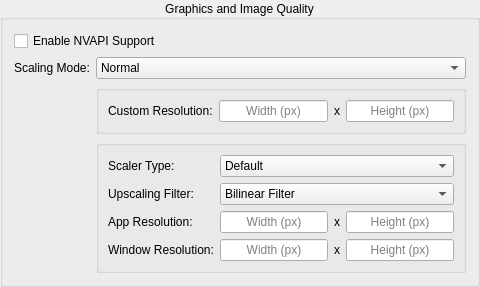
        <widget class="QGroupBox" name="performanceGroup">
         <property name="title">
          <string>Graphics and Image Quality</string>
         </property>
         <property name="alignment">
          <set>Qt::AlignmentFlag::AlignCenter</set>
         </property>
         <layout class="QGridLayout" name="gridLayout_3" rowstretch="0,0,0,0,0,0">
          <item row="2" column="1">
           <widget class="QComboBox" name="setScalingBox">
            <property name="whatsThis">
             <string>&lt;html&gt;&lt;head/&gt;&lt;body&gt;&lt;p&gt;Select the method of scaling the image of the application. Some versions of Proton supports various different types of image scaling for fullscreen applications only; otherwise, &lt;a href=&quot;https://github.com/ValveSoftware/gamescope?tab=readme-ov-file#gamescope-the-micro-compositor-formerly-known-as-steamcompmgr&quot;&gt;&lt;span style=&quot; text-decoration: underline; color:#8ab4f8;&quot;&gt;Gamescope&lt;/span&gt;&lt;/a&gt; (if installed) can be used for more scaling options, as well as forcing games into an effective borderless windowed mode, regardless of display.&lt;/p&gt;&lt;p&gt;It should be noted that all Proton runners uses a rendering hack to scale fullscreen applications to your display resolution, regardless of the resolution setting used in-game.&lt;/p&gt;&lt;p&gt;&lt;span style=&quot; font-weight:700;&quot;&gt;Only Proton-GE has support for &lt;/span&gt;&lt;span style=&quot; font-weight:700; font-style:italic;&quot;&gt;AMD FSR 1&lt;/span&gt;&lt;span style=&quot; font-weight:700;&quot;&gt; scaling modes.&lt;/span&gt;&lt;/p&gt;&lt;p&gt;If unsure, select &lt;span style=&quot; font-style:italic;&quot;&gt;Normal.&lt;/span&gt;&lt;/p&gt;&lt;/body&gt;&lt;/html&gt;</string>
            </property>
            <property name="accessibleName">
             <string>Proton Scaling Mode</string>
            </property>
            <property name="isFor" stdset="0">
             <string>ScalingMode</string>
            </property>
            <item>
             <property name="text">
              <string>Normal</string>
             </property>
            </item>
            <item>
             <property name="text">
              <string>Integer Scaling</string>
             </property>
            </item>
            <item>
             <property name="text">
              <string>AMD FSR 1 - Performance</string>
             </property>
            </item>
            <item>
             <property name="text">
              <string>AMD FSR 1 - Balanced</string>
             </property>
            </item>
            <item>
             <property name="text">
              <string>AMD FSR 1 - Quality</string>
             </property>
            </item>
            <item>
             <property name="text">
              <string>AMD FSR 1 - High Quality</string>
             </property>
            </item>
            <item>
             <property name="text">
              <string>AMD FSR 1 - Higher Quality</string>
             </property>
            </item>
            <item>
             <property name="text">
              <string>AMD FSR 1 - Highest Quality</string>
             </property>
            </item>
            <item>
             <property name="text">
              <string>AMD FSR 1 - Custom Resolution</string>
             </property>
            </item>
            <item>
             <property name="text">
              <string>Gamescope - Windowed</string>
             </property>
            </item>
            <item>
             <property name="text">
              <string>Gamescope - Borderless</string>
             </property>
            </item>
            <item>
             <property name="text">
              <string>Gamescope - Fullscreen</string>
             </property>
            </item>
           </widget>
          </item>
          <item row="5" column="0" colspan="2">
           <spacer name="verticalSpacer">
            <property name="orientation">
             <enum>Qt::Orientation::Vertical</enum>
            </property>
            <property name="sizeHint" stdset="0">
             <size>
              <width>20</width>
              <height>0</height>
             </size>
            </property>
           </spacer>
          </item>
          <item row="4" column="1">
           <widget class="QGroupBox" name="gamescopeSection">
            <layout class="QGridLayout" name="gamescopeStuff" columnstretch="1,0,0,0">
             <item row="0" column="1" colspan="3">
              <widget class="QComboBox" name="gamescopeSetScalerBox">
               <property name="whatsThis">
                <string>&lt;html&gt;&lt;head/&gt;&lt;body&gt;&lt;p&gt;When using Gamescope, this sets the method it uses to scale the image to the desired display resolution.&lt;/p&gt;&lt;p&gt;&lt;span style=&quot; font-style:italic;&quot;&gt;Normal, Integer Scaling,&lt;/span&gt; and &lt;span style=&quot; font-style:italic;&quot;&gt;Scale to Fit&lt;/span&gt; all maintain aspect ratio.&lt;br/&gt;&lt;span style=&quot; font-style:italic;&quot;&gt;Scale to Fill&lt;/span&gt; will crop the image until the entire screen is filled.&lt;br/&gt;&lt;span style=&quot; font-style:italic;&quot;&gt;Stretch to Fill&lt;/span&gt; will stretch the image, regardless of aspect ratio, until the entire screen is filled.&lt;/p&gt;&lt;/body&gt;&lt;/html&gt;</string>
               </property>
               <property name="accessibleName">
                <string>Gamescope Scaler Type</string>
               </property>
               <property name="isFor" stdset="0">
                <string>GamescopeScaler</string>
               </property>
               <item>
                <property name="text">
                 <string>Default</string>
                </property>
               </item>
               <item>
                <property name="text">
                 <string>Integer Scaling</string>
                </property>
               </item>
               <item>
                <property name="text">
                 <string>Scale to Fit</string>
                </property>
               </item>
               <item>
                <property name="text">
                 <string>Scale to Fill</string>
                </property>
               </item>
               <item>
                <property name="text">
                 <string>Stretch Image</string>
                </property>
               </item>
              </widget>
             </item>
             <item row="3" column="0">
              <widget class="QLabel" name="label_10">
               <property name="text">
                <string>Window Resolution:</string>
               </property>
              </widget>
             </item>
             <item row="2" column="3">
              <widget class="QLineEdit" name="gamescopeAppHeight">
               <property name="whatsThis">
                <string>&lt;!DOCTYPE HTML PUBLIC &quot;-//W3C//DTD HTML 4.0//EN&quot; &quot;http://www.w3.org/TR/REC-html40/strict.dtd&quot;&gt;
&lt;html&gt;&lt;head&gt;&lt;meta name=&quot;qrichtext&quot; content=&quot;1&quot; /&gt;&lt;meta charset=&quot;utf-8&quot; /&gt;&lt;style type=&quot;text/css&quot;&gt;
p, li { white-space: pre-wrap; }
hr { height: 1px; border-width: 0; }
li.unchecked::marker { content: &quot;\2610&quot;; }
li.checked::marker { content: &quot;\2612&quot;; }
&lt;/style&gt;&lt;/head&gt;&lt;body style=&quot; font-family:'Roboto'; font-size:10pt; font-weight:400; font-style:normal;&quot;&gt;
&lt;p style=&quot; margin-top:12px; margin-bottom:12px; margin-left:0px; margin-right:0px; -qt-block-indent:0; text-indent:0px;&quot;&gt;This sets the effective resolution that Gamescope reports to the game - in other words, a forced &lt;span style=&quot; font-style:italic;&quot;&gt;render resolution.&lt;/span&gt;&lt;/p&gt;&lt;/body&gt;&lt;/html&gt;</string>
               </property>
               <property name="accessibleName">
                <string>Gamescope App Resolution (Height)</string>
               </property>
               <property name="maxLength">
                <number>8</number>
               </property>
               <property name="alignment">
                <set>Qt::AlignmentFlag::AlignCenter</set>
               </property>
               <property name="placeholderText">
                <string>Height (px)</string>
               </property>
               <property name="isFor" stdset="0">
                <string>GamescopeOutResH</string>
               </property>
              </widget>
             </item>
             <item row="0" column="0">
              <widget class="QLabel" name="label_6">
               <property name="text">
                <string>Scaler Type:</string>
               </property>
              </widget>
             </item>
             <item row="1" column="1" colspan="3">
              <widget class="QComboBox" name="gamescopeSetUpscalingBox">
               <property name="whatsThis">
                <string>&lt;html&gt;&lt;head/&gt;&lt;body&gt;&lt;p&gt;When using Gamescope, this sets the filter it will apply to the image output.&lt;/p&gt;&lt;p&gt;&lt;span style=&quot; font-style:italic;&quot;&gt;AMD FSR&lt;/span&gt; will work for all GPUs, while &lt;span style=&quot; font-style:italic;&quot;&gt;NVIDIA Image Scaling&lt;/span&gt;&lt;span style=&quot; font-weight:700;&quot;&gt;requires an NVIDIA GPU running the NVIDIA Proprietary Driver (either &lt;/span&gt;&lt;span style=&quot; font-weight:700; font-style:italic;&quot;&gt;Binary&lt;/span&gt;&lt;span style=&quot; font-weight:700;&quot;&gt; or &lt;/span&gt;&lt;span style=&quot; font-weight:700; font-style:italic;&quot;&gt;Open Kernel Module&lt;/span&gt;&lt;span style=&quot; font-weight:700;&quot;&gt; distributions).&lt;/span&gt;&lt;/p&gt;&lt;/body&gt;&lt;/html&gt;</string>
               </property>
               <property name="accessibleName">
                <string>Gamescope Upscaling Filter</string>
               </property>
               <property name="isFor" stdset="0">
                <string>GamescopeFilter</string>
               </property>
               <item>
                <property name="text">
                 <string>Bilinear Filter</string>
                </property>
               </item>
               <item>
                <property name="text">
                 <string>Nearest Neighbor</string>
                </property>
               </item>
               <item>
                <property name="text">
                 <string>AMD FSR 1</string>
                </property>
               </item>
               <item>
                <property name="text">
                 <string>NVIDIA Image Scaling</string>
                </property>
               </item>
               <item>
                <property name="text">
                 <string>Pixel</string>
                </property>
               </item>
              </widget>
             </item>
             <item row="2" column="2">
              <widget class="QLabel" name="label_9">
               <property name="text">
                <string>x</string>
               </property>
              </widget>
             </item>
             <item row="2" column="0">
              <widget class="QLabel" name="label_8">
               <property name="text">
                <string>App Resolution:</string>
               </property>
              </widget>
             </item>
             <item row="2" column="1">
              <widget class="QLineEdit" name="gamescopeAppWidth">
               <property name="whatsThis">
                <string>&lt;html&gt;&lt;head/&gt;&lt;body&gt;&lt;p&gt;This sets the effective resolution that Gamescope reports to the game - in other words, a forced &lt;span style=&quot; font-style:italic;&quot;&gt;render resolution.&lt;/span&gt;&lt;/p&gt;&lt;/body&gt;&lt;/html&gt;</string>
               </property>
               <property name="accessibleName">
                <string>Gamescope App Resolution (Width)</string>
               </property>
               <property name="maxLength">
                <number>8</number>
               </property>
               <property name="alignment">
                <set>Qt::AlignmentFlag::AlignCenter</set>
               </property>
               <property name="placeholderText">
                <string>Width (px)</string>
               </property>
               <property name="isFor" stdset="0">
                <string>GamescopeOutResW</string>
               </property>
              </widget>
             </item>
             <item row="1" column="0">
              <widget class="QLabel" name="label_7">
               <property name="text">
                <string>Upscaling Filter:</string>
               </property>
              </widget>
             </item>
             <item row="3" column="3">
              <widget class="QLineEdit" name="gamescopeWindowHeight">
               <property name="whatsThis">
                <string>&lt;html&gt;&lt;head/&gt;&lt;body&gt;&lt;p&gt;This sets the resolution of the Gamescope output window. If both fields are unset, Gamescope will default to the &lt;span style=&quot; font-style:italic;&quot;&gt;App Resolution&lt;/span&gt; for the window size.&lt;/p&gt;&lt;/body&gt;&lt;/html&gt;</string>
               </property>
               <property name="accessibleName">
                <string>Gamescope Window Resolution (Height) [*Optional]</string>
               </property>
               <property name="maxLength">
                <number>8</number>
               </property>
               <property name="alignment">
                <set>Qt::AlignmentFlag::AlignCenter</set>
               </property>
               <property name="placeholderText">
                <string>Height (px)</string>
               </property>
               <property name="clearButtonEnabled">
                <bool>true</bool>
               </property>
               <property name="isFor" stdset="0">
                <string>GamescopeWinResH</string>
               </property>
              </widget>
             </item>
             <item row="3" column="2">
              <widget class="QLabel" name="label_11">
               <property name="text">
                <string>x</string>
               </property>
              </widget>
             </item>
             <item row="3" column="1">
              <widget class="QLineEdit" name="gamescopeWindowWidth">
               <property name="whatsThis">
                <string>&lt;html&gt;&lt;head/&gt;&lt;body&gt;&lt;p&gt;This sets the resolution of the Gamescope output window. If both fields are unset, Gamescope will default to the &lt;span style=&quot; font-style:italic;&quot;&gt;App Resolution&lt;/span&gt; for the window size.&lt;/p&gt;&lt;/body&gt;&lt;/html&gt;</string>
               </property>
               <property name="accessibleName">
                <string>Gamescope Window Resolution (Width) [*Optional]</string>
               </property>
               <property name="maxLength">
                <number>8</number>
               </property>
               <property name="alignment">
                <set>Qt::AlignmentFlag::AlignCenter</set>
               </property>
               <property name="placeholderText">
                <string>Width (px)</string>
               </property>
               <property name="clearButtonEnabled">
                <bool>true</bool>
               </property>
               <property name="isFor" stdset="0">
                <string>GamescopeWinResW</string>
               </property>
              </widget>
             </item>
            </layout>
           </widget>
          </item>
          <item row="3" column="1">
           <widget class="QGroupBox" name="fsrSection">
            <property name="whatsThis">
             <string>&lt;html&gt;&lt;head/&gt;&lt;body&gt;&lt;p&gt;If using the FSR Custom Mode, this sets the screen resolution that is reported to the application. This can be used for more precise rendering resolutions, or for use with games that expects a non-standard resolution, and will crash if it's not detected - examples of the latter include several Sega arcade game dumps, which often demands resolutions of either &lt;span style=&quot; font-style:italic;&quot;&gt;1360x768&lt;/span&gt; or &lt;span style=&quot; font-style:italic;&quot;&gt;1024x600.&lt;/span&gt;&lt;/p&gt;&lt;/body&gt;&lt;/html&gt;</string>
            </property>
            <property name="accessibleName">
             <string>FSR Custom Resolution</string>
            </property>
            <layout class="QGridLayout" name="gridLayout_10">
             <item row="0" column="0">
              <widget class="QLabel" name="label_12">
               <property name="text">
                <string>Custom Resolution:</string>
               </property>
              </widget>
             </item>
             <item row="0" column="1">
              <widget class="QLineEdit" name="fsrCustomW">
               <property name="maxLength">
                <number>8</number>
               </property>
               <property name="alignment">
                <set>Qt::AlignmentFlag::AlignCenter</set>
               </property>
               <property name="placeholderText">
                <string>Width (px)</string>
               </property>
               <property name="isFor" stdset="0">
                <string>FSRcustomResW</string>
               </property>
              </widget>
             </item>
             <item row="0" column="2">
              <widget class="QLabel" name="label_3">
               <property name="text">
                <string>x</string>
               </property>
              </widget>
             </item>
             <item row="0" column="3">
              <widget class="QLineEdit" name="fsrCustomH">
               <property name="maxLength">
                <number>8</number>
               </property>
               <property name="alignment">
                <set>Qt::AlignmentFlag::AlignCenter</set>
               </property>
               <property name="placeholderText">
                <string>Height (px)</string>
               </property>
               <property name="isFor" stdset="0">
                <string>FSRcustomResH</string>
               </property>
              </widget>
             </item>
            </layout>
           </widget>
          </item>
          <item row="2" column="0">
           <widget class="QLabel" name="label">
            <property name="text">
             <string>Scaling Mode:</string>
            </property>
           </widget>
          </item>
          <item row="1" column="0" colspan="2">
           <widget class="QCheckBox" name="toggleNVAPI">
            <property name="whatsThis">
             <string>&lt;html&gt;&lt;head/&gt;&lt;body&gt;&lt;p&gt;This enables support for &lt;a href=&quot;https://github.com/jp7677/dxvk-nvapi?tab=readme-ov-file#dxvk-nvapi&quot;&gt;&lt;span style=&quot; text-decoration: underline; color:#8ab4f8;&quot;&gt;DXVK-NVAPI&lt;/span&gt;&lt;/a&gt; for NVIDIA graphics cards, which correctly reports the GPU model and (usually) allows apps to access certain vendor exclusive features, such as DLSS, Ray Tracing, or hardware-accelerated CUDA in some games. &lt;span style=&quot; font-weight:700;&quot;&gt;Full DLSS or CUDA functionality requires the &lt;/span&gt;&lt;span style=&quot; font-weight:700; font-style:italic;&quot;&gt;physx&lt;/span&gt;&lt;span style=&quot; font-weight:700;&quot;&gt; verb to be installed, as well as enabling the &lt;/span&gt;&lt;span style=&quot; font-weight:700; font-style:italic;&quot;&gt;nvcuda&lt;/span&gt;&lt;span style=&quot; font-weight:700;&quot;&gt; native DLL override.&lt;/span&gt; When disabled, any NVIDIA cards will be reported as an AMD GPU.&lt;/p&gt;&lt;p&gt;&lt;span style=&quot; font-weight:700;&quot;&gt;This setting can ONLY be used with NVIDIA GPUs using the NVIDIA Proprietary Driver (either &lt;/span&gt;&lt;span style=&quot; font-weight:700; font-style:italic;&quot;&gt;Binary&lt;/span&gt;&lt;span style=&quot; font-weight:700;&quot;&gt; or &lt;/span&gt;&lt;span style=&quot; font-weight:700; font-style:italic;&quot;&gt;Open Kernel Module&lt;/span&gt;&lt;span style=&quot; font-weight:700;&quot;&gt; distributions).&lt;/span&gt;&lt;/p&gt;&lt;p&gt;If unsure, you should enable this only if the application has explicit support for DLSS or RTX features.&lt;/p&gt;&lt;/body&gt;&lt;/html&gt;</string>
            </property>
            <property name="accessibleName">
             <string>Enable NVAPI Support</string>
            </property>
            <property name="text">
             <string>Enable NVAPI Support</string>
            </property>
            <property name="isFor" stdset="0">
             <string>EnableNVAPI</string>
            </property>
           </widget>
          </item>
         </layout>
        </widget>
